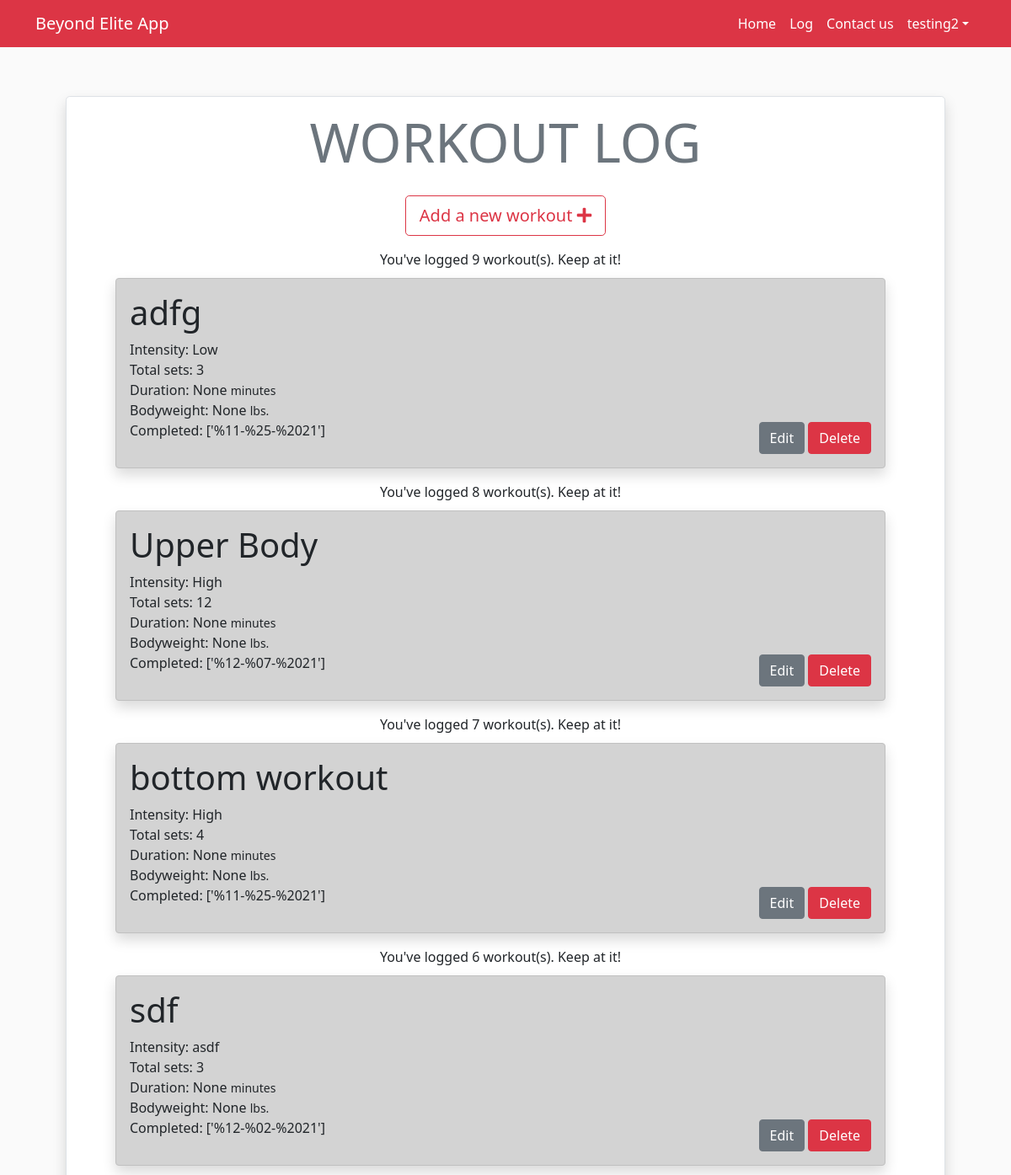
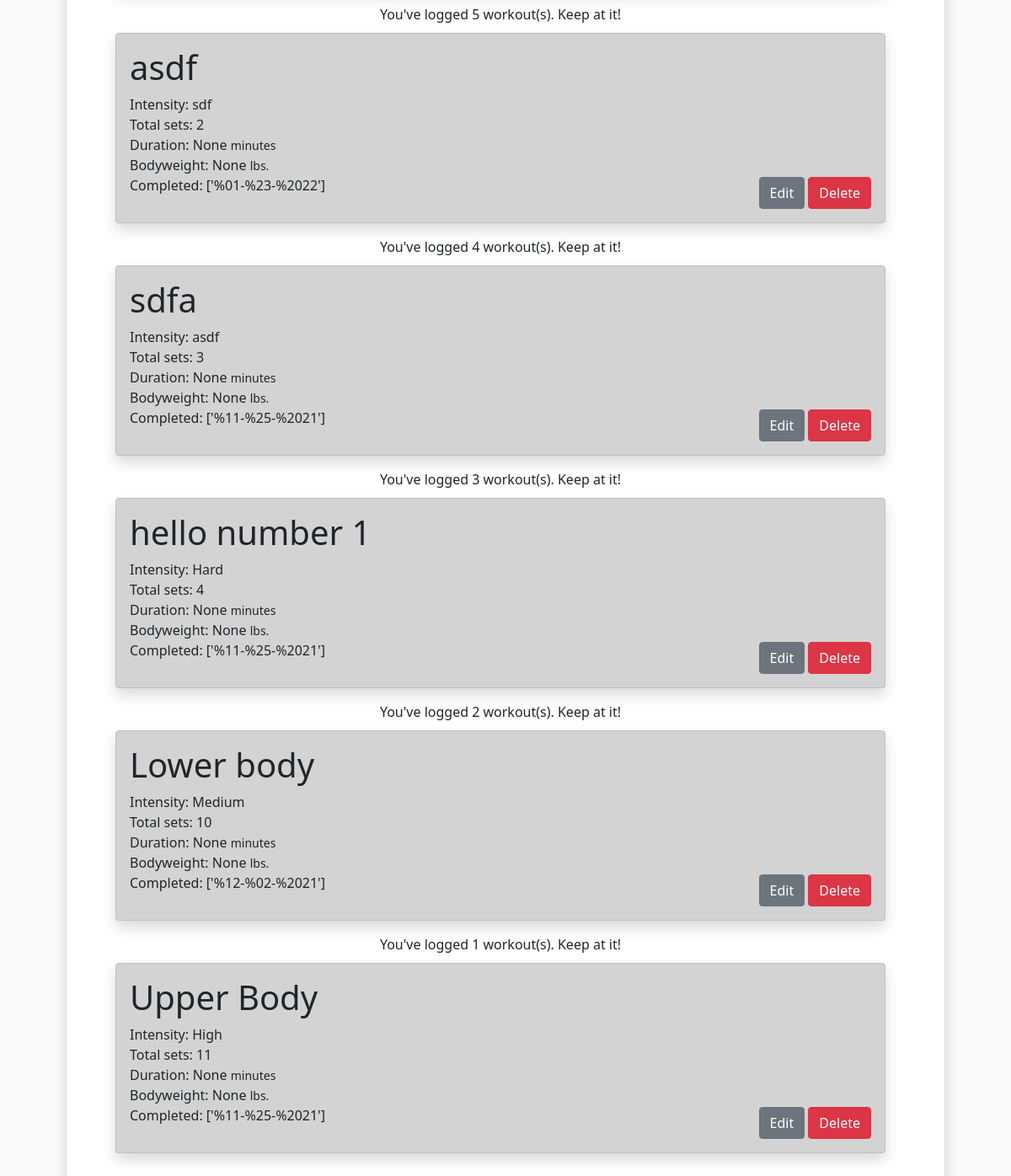
/log (signed in), run on the app's committed database (2 pictures, top to bottom).
### workout/models.py (models this page shows)
class Workout(models.Model):
    user = models.ForeignKey(User, on_delete=models.CASCADE)
    workout = models.CharField(max_length=200)
    intensity = models.CharField(max_length=10)
    total_sets = models.PositiveIntegerField()
    duration = models.PositiveIntegerField()
    bodyweight = models.PositiveIntegerField()
    date = models.DateField()
    created_at = models.DateTimeField(auto_now_add=True, blank=True)
    def __str__(self):
        return self.workout

### workout/views.py (the view)
# urls.py: path('log', views.log, name='log')
@login_required(login_url='login')
def log(request):
    workouts = Workout.objects.filter(user=request.user)
    context = {'workouts': workouts}
    return render(request, 'workout/log.html', context)

### templates/workout/log.html (shortened to what this page needs)
{% extends 'base.html' %}
{% block body %}
    <div class="row justify-content-center">
        <div class="col-lg border bg-white border rounded-3 row bg-white my-3 py-3 px-5 mx-5 shadow p-3 mb-5 rounded">
            <h1 class="display-3 text-center text-secondary text-uppercase">Workout Log</h1>
            <div class="rows text-center justify-content-center b-3">
                <a href="{% url 'create_workout' %}" class="btn btn-outline-danger btn-lg my-3"> Add a new workout <i class="fas fa-plus"></i></a>
            </div>
            <div class="list-group ">
                {% for workout in workouts reversed %}
                    <div class="text-center">You've logged {{ forloop.revcounter }} workout(s). Keep at it!</div>
                        <div class="workout shadow p-3 mb-3 bg-body rounded">
                            <div class="row">
                                <div class="col-lg-9 col-12 col-sm-6 col-md-7">
                                    <div class="mb-2 display-6">{{ workout }}</div>
                                    <p class="my-2">
                                    <div>Intensity: {{ workout.intensity }}</div>
                                    <div>Total sets: {{ workout.total_sets }}</div>
                                    <div>Duration: {{ workout.duration }} <small> minutes</small></div>
                                    <div>Bodyweight: {{ workout.bodyweight }} <small> lbs.</small></div>
                                    <div class="">Completed: {{ workout.date }}</div>
                                    </p>
                                </div>
                                <div class="col-lg-3 col-12 col-sm-6 col-md-5 text-end align-self-end">
                                    <a href="{% url 'update_workout' workout.id %}" class="btn btn-secondary btn-md">Edit</a>
                                    <a href="{% url 'delete_workout' workout.id %}" class="btn btn-danger btn-md">Delete</a>
                                </div>
                            </div>
                        </div>
                {% empty %}
                <h3 class="text-center">No workouts logged yet. Let's get started!</h3>
                {% endfor %}
            </div>
        </div>
    </div>
{% endblock %}

### templates/base.html (shortened to what this page needs)
{% load static %}
<!Doctype html>
<html lang="en">
<head>
    <link href="https://cdn.jsdelivr.net/npm/bootstrap@5.1.3/dist/css/bootstrap.min.css" rel="stylesheet">
    <link rel="stylesheet" href="https://cdnjs.cloudflare.com/ajax/libs/font-awesome/5.15.1/css/all.min.css">
    <link rel="stylesheet" href="{% static 'css/styles.css' %}">
</head>
<body>
<nav class="navbar navbar-expand-lg navbar-dark bg-danger fixed-top  ">
    <div class="container">
        <a class="navbar-brand" href="{% url 'index' %}">Beyond Elite App</a>
        <div class="collapse navbar-collapse" id="navbarSupportedContent">
            <ul class="navbar-nav ms-auto mb-2 mb-lg-0">
                <li class="nav-item">
                    <a class="nav-link active" href="{% url 'index' %}">Home</a>
                </li>
                <li class="nav-item">
                    <a class="nav-link active" href="{% url 'log' %}">Log</a>
                </li>
                <li class="nav-item">
                    <a class="nav-link active" href="{% url 'contact' %}">Contact us</a>
                </li>
                {% if user.is_authenticated %}
                    <li class="nav-item dropdown">
                        <a class="nav-link dropdown-toggle active" data-bs-toggle="dropdown" href="#"
                           role="button" aria-expanded="false">{{  user.username}}</a>
                    </li>
                    </ul>
                {% else %}
                    <a class="btn btn-danger" href={% url 'login' %}>Login</a>
                    <a class="btn btn-danger" href={% url 'register' %}>Register</a>
                {% endif %}
        </div>
    </div>
</nav>
<div class="container my-5">
    {% block body %}
    {% endblock %}
</div>
</body>
</html>

### static/css/styles.css (style rules this page uses)
body { background-color:#fafafa; padding-top: 50px; }
.workout { border-color: silver; border-style: solid; border-width: 1px; border-radius: .25rem; margin: 10px; padding: 10px; background-color:lightgray!important; }

### data on the page
Workout: workout "adfg", intensity "Low", total_sets "3", duration "None", bodyweight "None", date "['%11-%25-%2021']"
Workout: workout "Upper Body", intensity "High", total_sets "12", duration "None", bodyweight "None", date "['%12-%07-%2021']"
Workout: workout "bottom workout", intensity "High", total_sets "4", duration "None", bodyweight "None", date "['%11-%25-%2021']"
Workout: workout "sdf", intensity "asdf", total_sets "3", duration "None", bodyweight "None", date "['%12-%02-%2021']"
Workout: workout "asdf", intensity "sdf", total_sets "2", duration "None", bodyweight "None", date "['%01-%23-%2022']"
Workout: workout "sdfa", intensity "asdf", total_sets "3", duration "None", bodyweight "None", date "['%11-%25-%2021']"
Workout: workout "hello number 1", intensity "Hard", total_sets "4", duration "None", bodyweight "None", date "['%11-%25-%2021']"
Workout: workout "Lower body", intensity "Medium", total_sets "10", duration "None", bodyweight "None", date "['%12-%02-%2021']"
Workout: workout "Upper Body", intensity "High", total_sets "11", duration "None", bodyweight "None", date "['%11-%25-%2021']"

### other printed values
{{ user.username }} "testing2"
